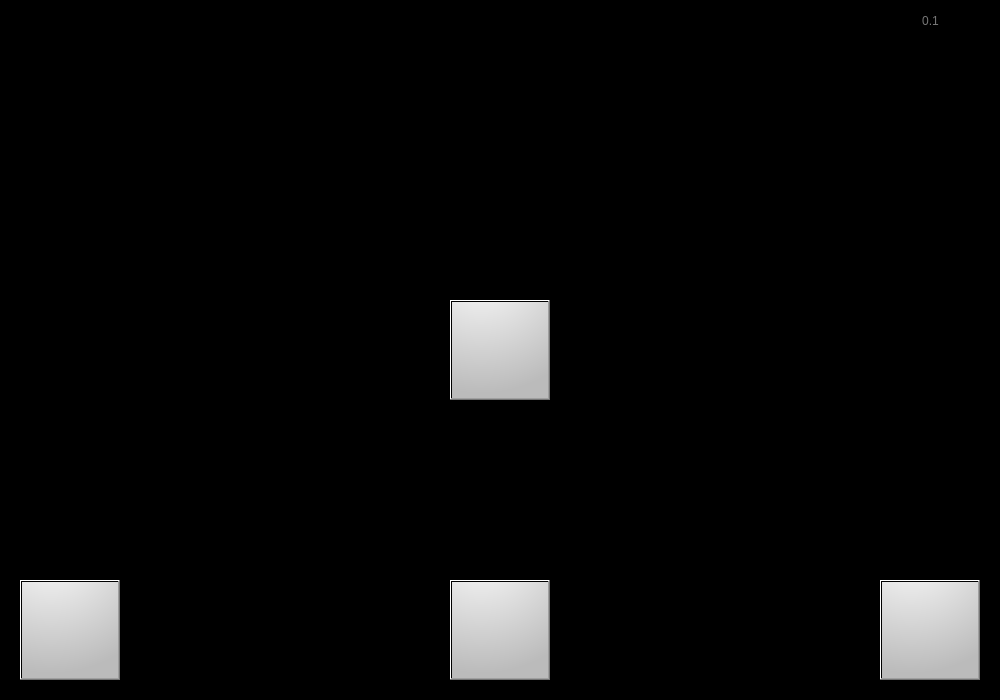
<?xml version="1.0" encoding="UTF-8"?>
<ui version="4.0">
 <class>MainWindow</class>
 <widget class="QMainWindow" name="MainWindow">
  <property name="geometry">
   <rect>
    <x>0</x>
    <y>0</y>
    <width>1000</width>
    <height>700</height>
   </rect>
  </property>
  <property name="palette">
   <palette>
    <active>
     <colorrole role="Base">
      <brush brushstyle="SolidPattern">
       <color alpha="255">
        <red>255</red>
        <green>255</green>
        <blue>255</blue>
       </color>
      </brush>
     </colorrole>
     <colorrole role="Window">
      <brush brushstyle="SolidPattern">
       <color alpha="255">
        <red>0</red>
        <green>0</green>
        <blue>0</blue>
       </color>
      </brush>
     </colorrole>
    </active>
    <inactive>
     <colorrole role="Base">
      <brush brushstyle="SolidPattern">
       <color alpha="255">
        <red>255</red>
        <green>255</green>
        <blue>255</blue>
       </color>
      </brush>
     </colorrole>
     <colorrole role="Window">
      <brush brushstyle="SolidPattern">
       <color alpha="255">
        <red>0</red>
        <green>0</green>
        <blue>0</blue>
       </color>
      </brush>
     </colorrole>
    </inactive>
    <disabled>
     <colorrole role="Base">
      <brush brushstyle="SolidPattern">
       <color alpha="255">
        <red>0</red>
        <green>0</green>
        <blue>0</blue>
       </color>
      </brush>
     </colorrole>
     <colorrole role="Window">
      <brush brushstyle="SolidPattern">
       <color alpha="255">
        <red>0</red>
        <green>0</green>
        <blue>0</blue>
       </color>
      </brush>
     </colorrole>
    </disabled>
   </palette>
  </property>
  <property name="windowTitle">
   <string>Alien Attack</string>
  </property>
  <widget class="QWidget" name="centralwidget">
   <widget class="QStackedWidget" name="stackedWidget">
    <property name="geometry">
     <rect>
      <x>0</x>
      <y>0</y>
      <width>1001</width>
      <height>701</height>
     </rect>
    </property>
    <property name="autoFillBackground">
     <bool>true</bool>
    </property>
    <property name="styleSheet">
     <string notr="true">background: url('qt/background.png')</string>
    </property>
    <property name="locale">
     <locale language="English" country="Denmark"/>
    </property>
    <widget class="QWidget" name="main_window">
     <property name="palette">
      <palette>
       <active>
        <colorrole role="Base">
         <brush brushstyle="SolidPattern">
          <color alpha="255">
           <red>255</red>
           <green>255</green>
           <blue>255</blue>
          </color>
         </brush>
        </colorrole>
        <colorrole role="Window">
         <brush brushstyle="SolidPattern">
          <color alpha="255">
           <red>0</red>
           <green>0</green>
           <blue>0</blue>
          </color>
         </brush>
        </colorrole>
       </active>
       <inactive>
        <colorrole role="Base">
         <brush brushstyle="SolidPattern">
          <color alpha="255">
           <red>255</red>
           <green>255</green>
           <blue>255</blue>
          </color>
         </brush>
        </colorrole>
        <colorrole role="Window">
         <brush brushstyle="SolidPattern">
          <color alpha="255">
           <red>0</red>
           <green>0</green>
           <blue>0</blue>
          </color>
         </brush>
        </colorrole>
       </inactive>
       <disabled>
        <colorrole role="Base">
         <brush brushstyle="SolidPattern">
          <color alpha="255">
           <red>0</red>
           <green>0</green>
           <blue>0</blue>
          </color>
         </brush>
        </colorrole>
        <colorrole role="Window">
         <brush brushstyle="SolidPattern">
          <color alpha="255">
           <red>0</red>
           <green>0</green>
           <blue>0</blue>
          </color>
         </brush>
        </colorrole>
       </disabled>
      </palette>
     </property>
     <property name="autoFillBackground">
      <bool>true</bool>
     </property>
     <widget class="QPushButton" name="exit_button">
      <property name="geometry">
       <rect>
        <x>20</x>
        <y>580</y>
        <width>100</width>
        <height>100</height>
       </rect>
      </property>
      <property name="font">
       <font>
        <family>DejaVu Sans</family>
        <pointsize>26</pointsize>
       </font>
      </property>
      <property name="toolTip">
       <string extracomment="Play">&lt;html&gt;&lt;head/&gt;&lt;body&gt;&lt;p&gt;Exit&lt;/p&gt;&lt;/body&gt;&lt;/html&gt;</string>
      </property>
      <property name="styleSheet">
       <string notr="true">background: qradialgradient(cx: 0.3, cy: -0.4,fx: 0.3, fy: -0.4,radius: 1.35,stop: 0 #fff, stop: 1 #bbb);
background-image: url('qt/exit.png');</string>
      </property>
      <property name="inputMethodHints">
       <set>Qt::ImhHiddenText</set>
      </property>
      <property name="text">
       <string/>
      </property>
     </widget>
     <widget class="QPushButton" name="credits_button">
      <property name="geometry">
       <rect>
        <x>450</x>
        <y>580</y>
        <width>100</width>
        <height>100</height>
       </rect>
      </property>
      <property name="font">
       <font>
        <family>DejaVu Sans</family>
        <pointsize>26</pointsize>
       </font>
      </property>
      <property name="toolTip">
       <string extracomment="Play">&lt;html&gt;&lt;head/&gt;&lt;body&gt;&lt;p&gt;See who made this game&lt;/p&gt;&lt;/body&gt;&lt;/html&gt;</string>
      </property>
      <property name="styleSheet">
       <string notr="true">background: qradialgradient(cx: 0.3, cy: -0.4,fx: 0.3, fy: -0.4,radius: 1.35,stop: 0 #fff, stop: 1 #bbb);
background-image: url('qt/credits.png');</string>
      </property>
      <property name="inputMethodHints">
       <set>Qt::ImhHiddenText</set>
      </property>
      <property name="text">
       <string/>
      </property>
     </widget>
     <widget class="QPushButton" name="play_button">
      <property name="geometry">
       <rect>
        <x>450</x>
        <y>300</y>
        <width>100</width>
        <height>100</height>
       </rect>
      </property>
      <property name="font">
       <font>
        <family>DejaVu Sans</family>
        <pointsize>26</pointsize>
       </font>
      </property>
      <property name="toolTip">
       <string extracomment="Play">&lt;html&gt;&lt;head/&gt;&lt;body&gt;&lt;p&gt;Play the game!&lt;/p&gt;&lt;/body&gt;&lt;/html&gt;</string>
      </property>
      <property name="styleSheet">
       <string notr="true">background: qradialgradient(cx: 0.3, cy: -0.4,fx: 0.3, fy: -0.4,radius: 1.35,stop: 0 #fff, stop: 1 #bbb);
background-image: url('qt/play.png');</string>
      </property>
      <property name="inputMethodHints">
       <set>Qt::ImhHiddenText</set>
      </property>
      <property name="text">
       <string/>
      </property>
     </widget>
     <widget class="QPushButton" name="boring_button">
      <property name="geometry">
       <rect>
        <x>880</x>
        <y>580</y>
        <width>100</width>
        <height>100</height>
       </rect>
      </property>
      <property name="font">
       <font>
        <family>DejaVu Sans</family>
        <pointsize>26</pointsize>
       </font>
      </property>
      <property name="toolTip">
       <string extracomment="Play">&lt;html&gt;&lt;head/&gt;&lt;body&gt;&lt;p&gt;The boring stuff&lt;/p&gt;&lt;/body&gt;&lt;/html&gt;</string>
      </property>
      <property name="styleSheet">
       <string notr="true">background: qradialgradient(cx: 0.3, cy: -0.4,fx: 0.3, fy: -0.4,radius: 1.35,stop: 0 #fff, stop: 1 #bbb);
background-image: url('qt/boring.png');</string>
      </property>
      <property name="inputMethodHints">
       <set>Qt::ImhHiddenText</set>
      </property>
      <property name="text">
       <string/>
      </property>
     </widget>
     <widget class="QLabel" name="version">
      <property name="geometry">
       <rect>
        <x>880</x>
        <y>10</y>
        <width>101</width>
        <height>21</height>
       </rect>
      </property>
      <property name="styleSheet">
       <string notr="true">color: #777;
opacity: 0;</string>
      </property>
      <property name="text">
       <string>0.1</string>
      </property>
      <property name="scaledContents">
       <bool>true</bool>
      </property>
      <property name="alignment">
       <set>Qt::AlignCenter</set>
      </property>
     </widget>
    </widget>
    <widget class="QWidget" name="page_2"/>
   </widget>
  </widget>
 </widget>
 <resources/>
 <connections/>
</ui>
